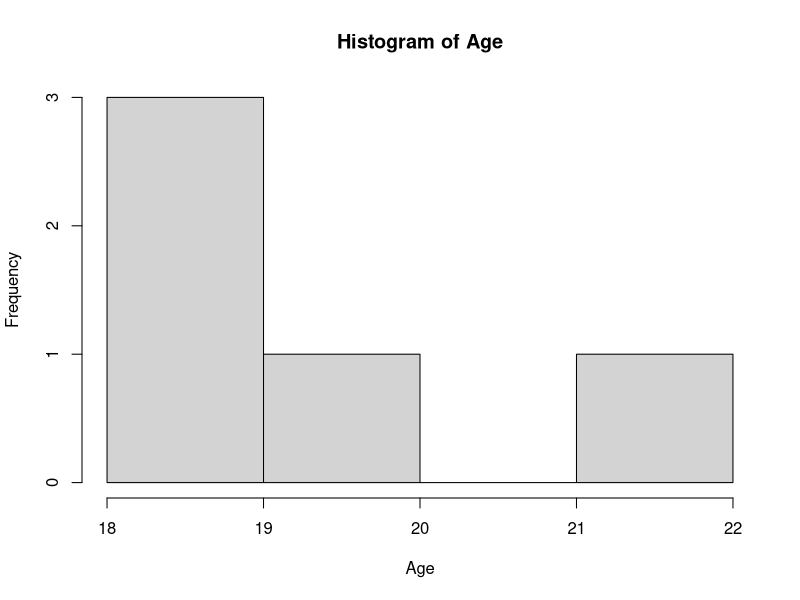

Write R code to recreate this figure.
12+2/2
#PMDAS
Age <-18
Age
Age<-c(18,20,22,19,19)
Age[3]
Age[5]
mean(Age)
hist(Age)
StudNo<-1:10
Sample1<-matrix(StudNo,nrow=2)
Sample1<-matrix(StudNo,nrow=2,byrow= TRUE)
Sample1
